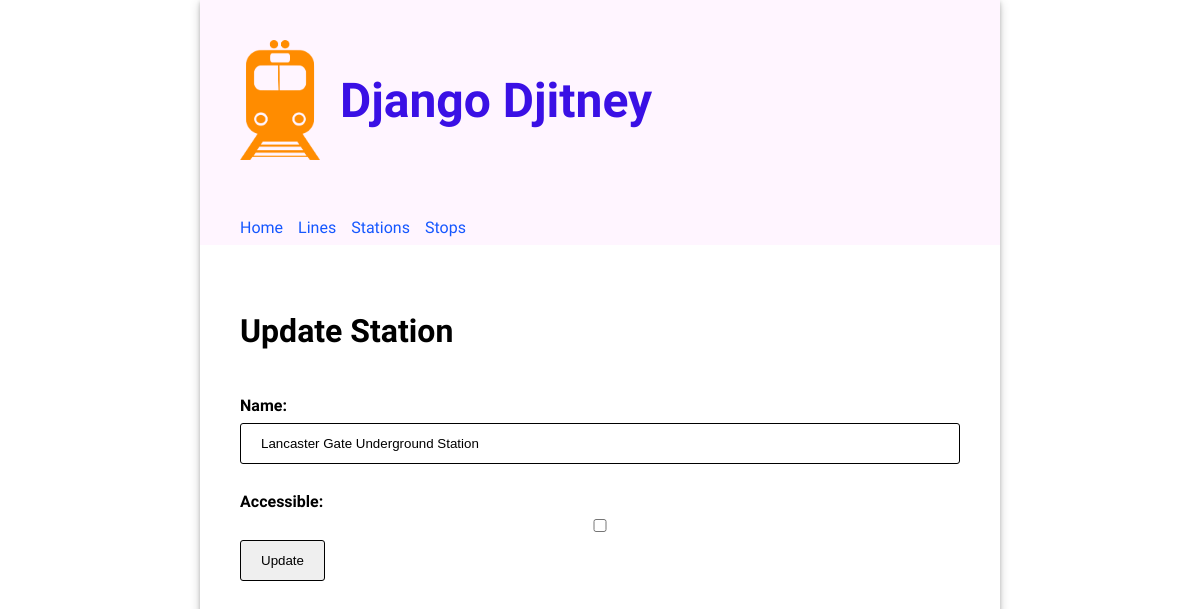
The page /stations/4/update on the database as committed earlier.
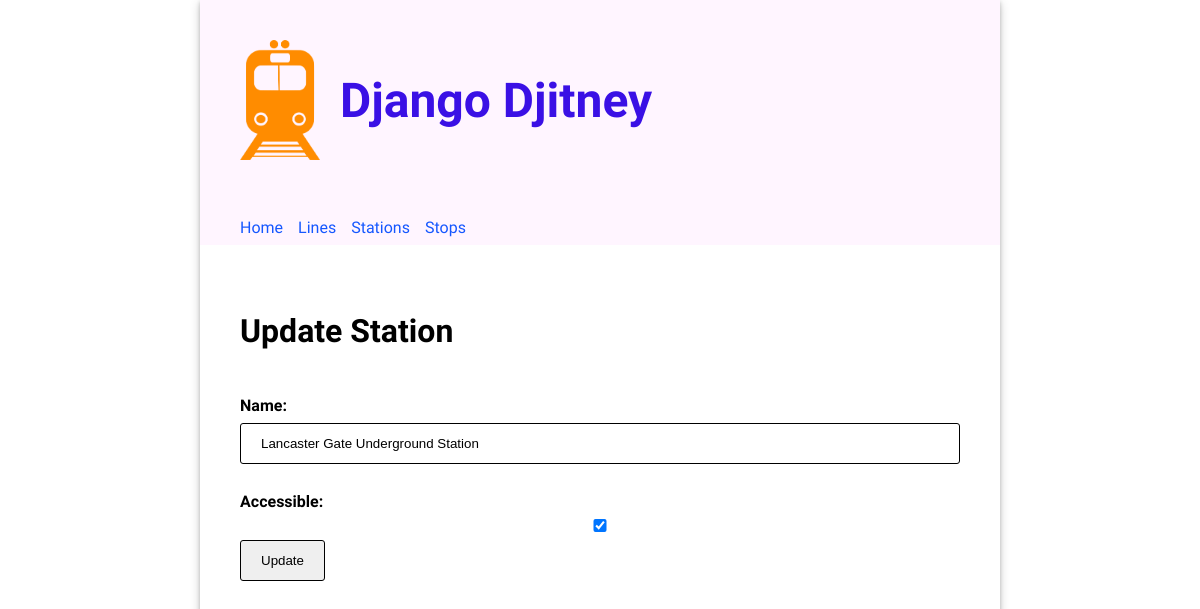
The same page on the database as committed later.
### routes/models.py (models this page shows, shortened)
class Station(models.Model):
  name = models.CharField(unique=True, max_length=200)
  accessible = models.BooleanField(default=False)

### routes/views.py (the view)
# urls.py: path('stations/<pk>/update', views.UpdateStationView.as_view(), name='update_station'),
class UpdateStationView(UpdateView):
  model = Station
  template_name = 'routes/update_station.html'
  form_class = StationForm

### routes/forms.py
class StationForm(forms.ModelForm):
  class Meta:
    model = Station
    fields = "__all__"

### routes/templates/routes/update_station.html (shortened to what this page needs)
{% extends 'base.html' %} {% load static %} {% block content %}
<h2>Update Station</h2>
<form method="post">
  {{ form }}
  <input type="submit" value="Update" />
</form>
{% endblock %}

Rows that differ between the two databases and show on the page:
changed Station "Lancaster Gate Underground Station": accessible "☐" → "☑"
